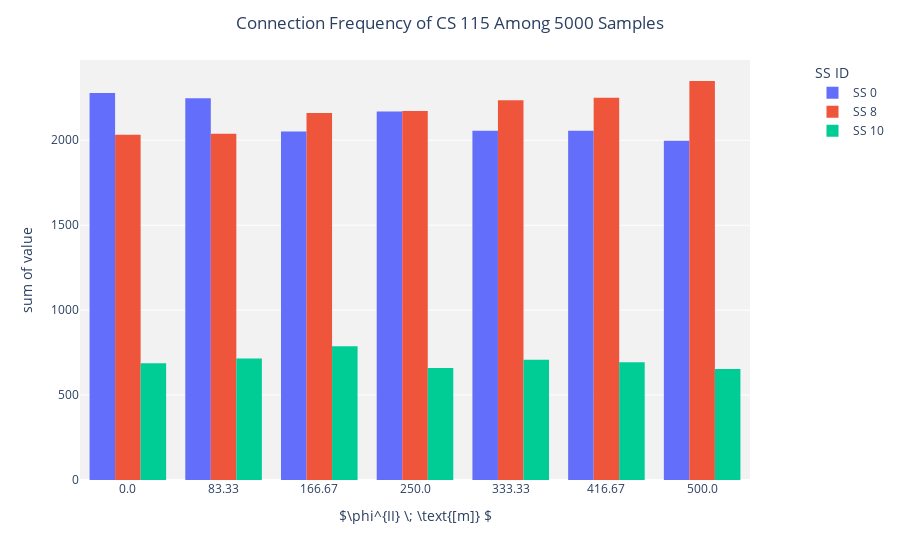

The notebook cell saved with this chart:
### Code cell
plot_connection(
    droped_zero_vali_df_PHI_II_CS_115,
    plot_name = 'Connection Frequency of CS 115 Among 5000 Samples',
    legend_text = 'SS ID',    
    plot_mode = "group"
    )

### Figure 1 — Plotly figure (JSON) as saved in the notebook; plotly's stock layout.template omitted (floating-point values rounded to 4 significant figures)
{"data": [{"alignmentgroup": "True", "bingroup": "x", "cumulative": {"enabled": false}, "histfunc": "sum", "hovertemplate": "variable=SS 0<br>$\\phi^{II} \\; \\text{[m]} $=%{x}<br>sum of value=%{y}<extra></extra>", "legendgroup": "SS 0", "marker": {"color": "#636efa", "pattern": {"shape": ""}}, "name": "SS 0", "offsetgroup": "SS 0", "orientation": "v", "showlegend": true, "type": "histogram", "x": ["0.0", "83.33", "166.67", "250.0", "333.33", "416.67", "500.0"], "xaxis": "x", "y": [2279, 2247, 2052, 2169, 2056, 2056, 1997], "yaxis": "y"}, {"alignmentgroup": "True", "bingroup": "x", "cumulative": {"enabled": false}, "histfunc": "sum", "hovertemplate": "variable=SS 8<br>$\\phi^{II} \\; \\text{[m]} $=%{x}<br>sum of value=%{y}<extra></extra>", "legendgroup": "SS 8", "marker": {"color": "#EF553B", "pattern": {"shape": ""}}, "name": "SS 8", "offsetgroup": "SS 8", "orientation": "v", "showlegend": true, "type": "histogram", "x": ["0.0", "83.33", "166.67", "250.0", "333.33", "416.67", "500.0"], "xaxis": "x", "y": [2033, 2038, 2160, 2172, 2236, 2251, 2349], "yaxis": "y"}, {"alignmentgroup": "True", "bingroup": "x", "cumulative": {"enabled": false}, "histfunc": "sum", "hovertemplate": "variable=SS 10<br>$\\phi^{II} \\; \\text{[m]} $=%{x}<br>sum of value=%{y}<extra></extra>", "legendgroup": "SS 10", "marker": {"color": "#00cc96", "pattern": {"shape": ""}}, "name": "SS 10", "offsetgroup": "SS 10", "orientation": "v", "showlegend": true, "type": "histogram", "x": ["0.0", "83.33", "166.67", "250.0", "333.33", "416.67", "500.0"], "xaxis": "x", "y": [688, 715, 788, 659, 708, 693, 654], "yaxis": "y"}], "layout": {"barmode": "group", "legend": {"orientation": "v", "title": {"text": "SS ID"}, "tracegroupgap": 0, "x": 1.15, "xanchor": "center", "y": 1, "yanchor": "top"}, "margin": {"t": 60}, "plot_bgcolor": "rgba(0,0,0,0.05)", "title": {"text": "Connection Frequency of CS 115 Among 5000 Samples", "x": 0.5, "xanchor": "center", "y": 0.97, "yanchor": "top"}, "xaxis": {"anchor": "y", "domain": [0, 1], "title": {"text": "$\\phi^{II} \\; \\text{[m]} $"}}, "yaxis": {"anchor": "x", "domain": [0, 1], "title": {"text": "sum of value"}}}}
